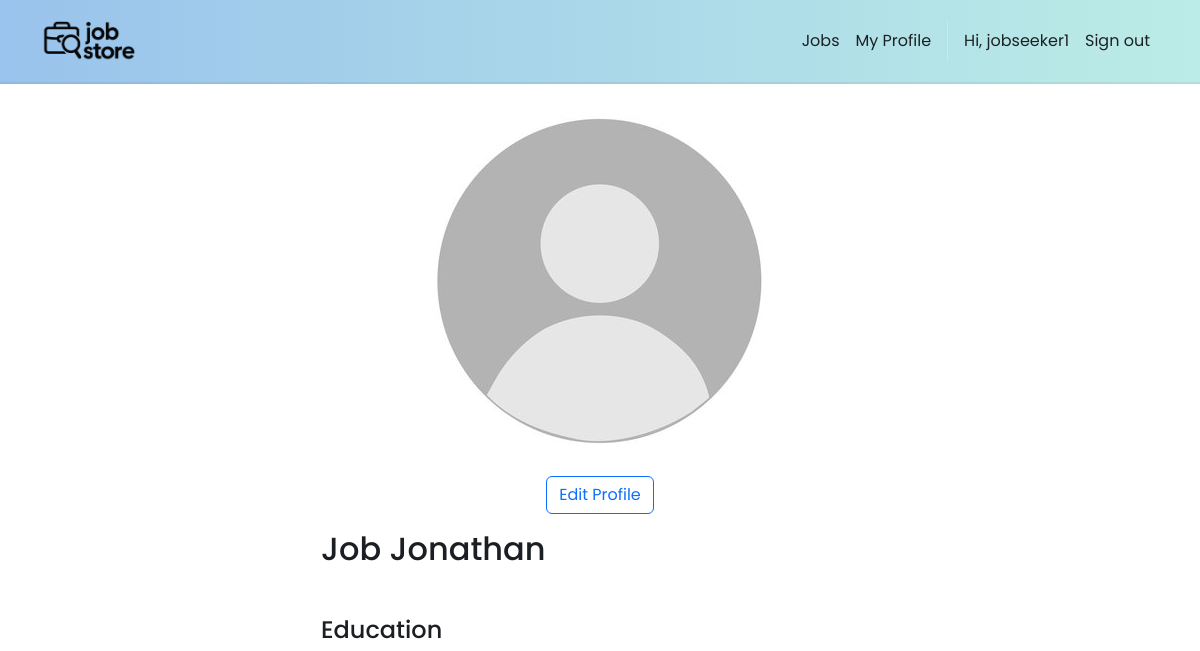
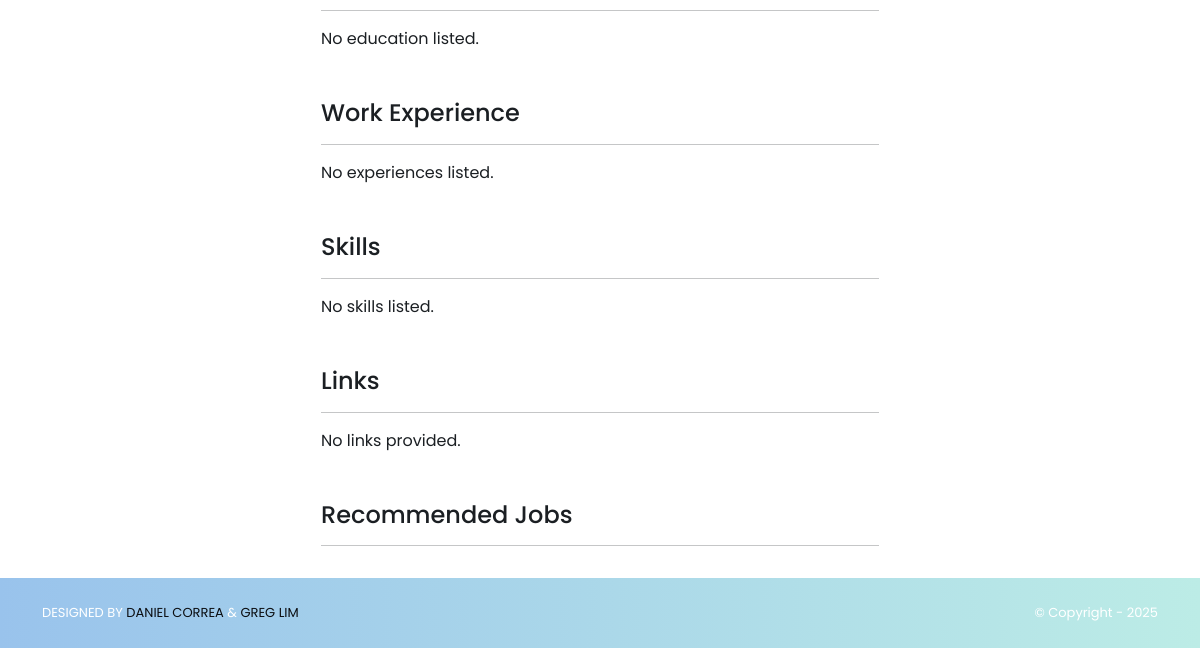
Page /jobSeekers/me/ (signed in) on the earlier database version (2 pictures, top to bottom).
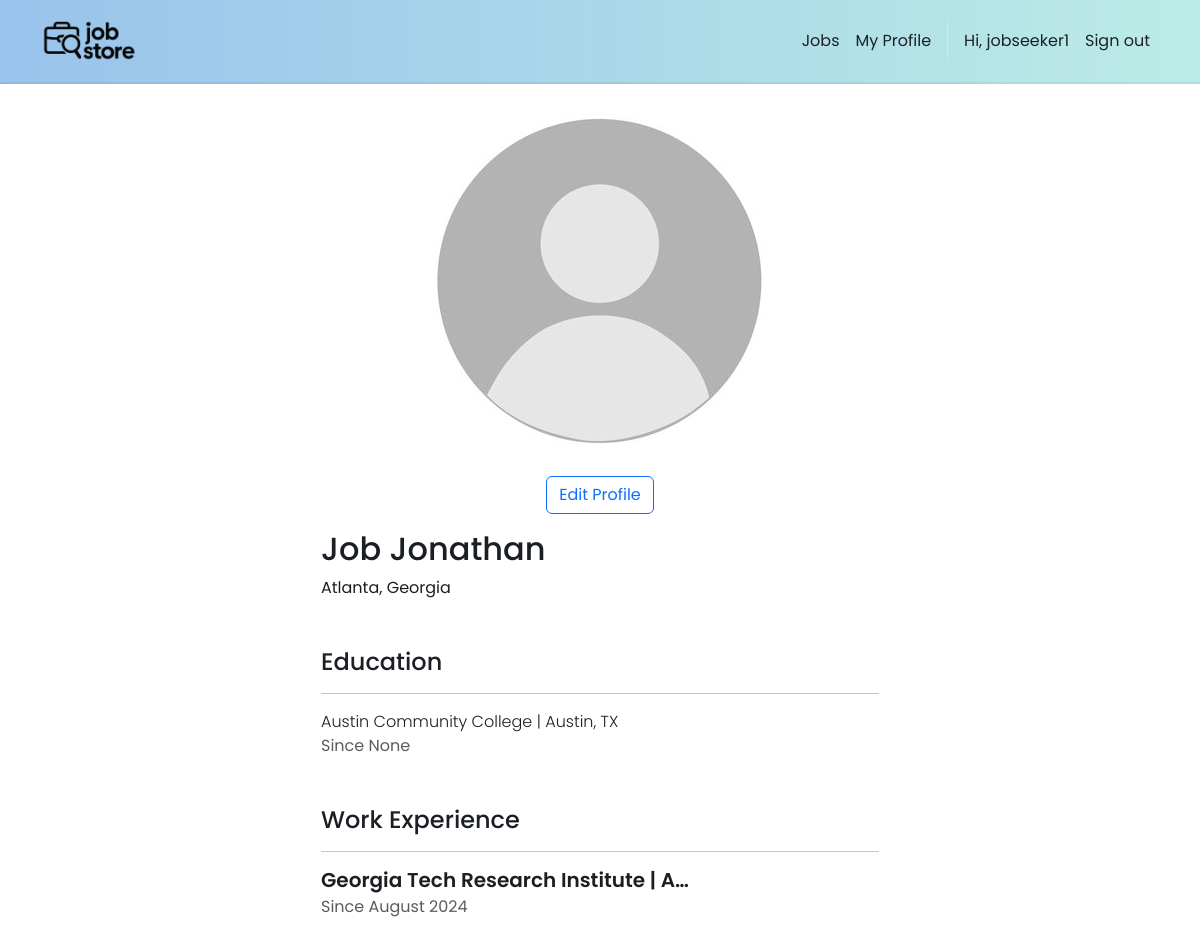
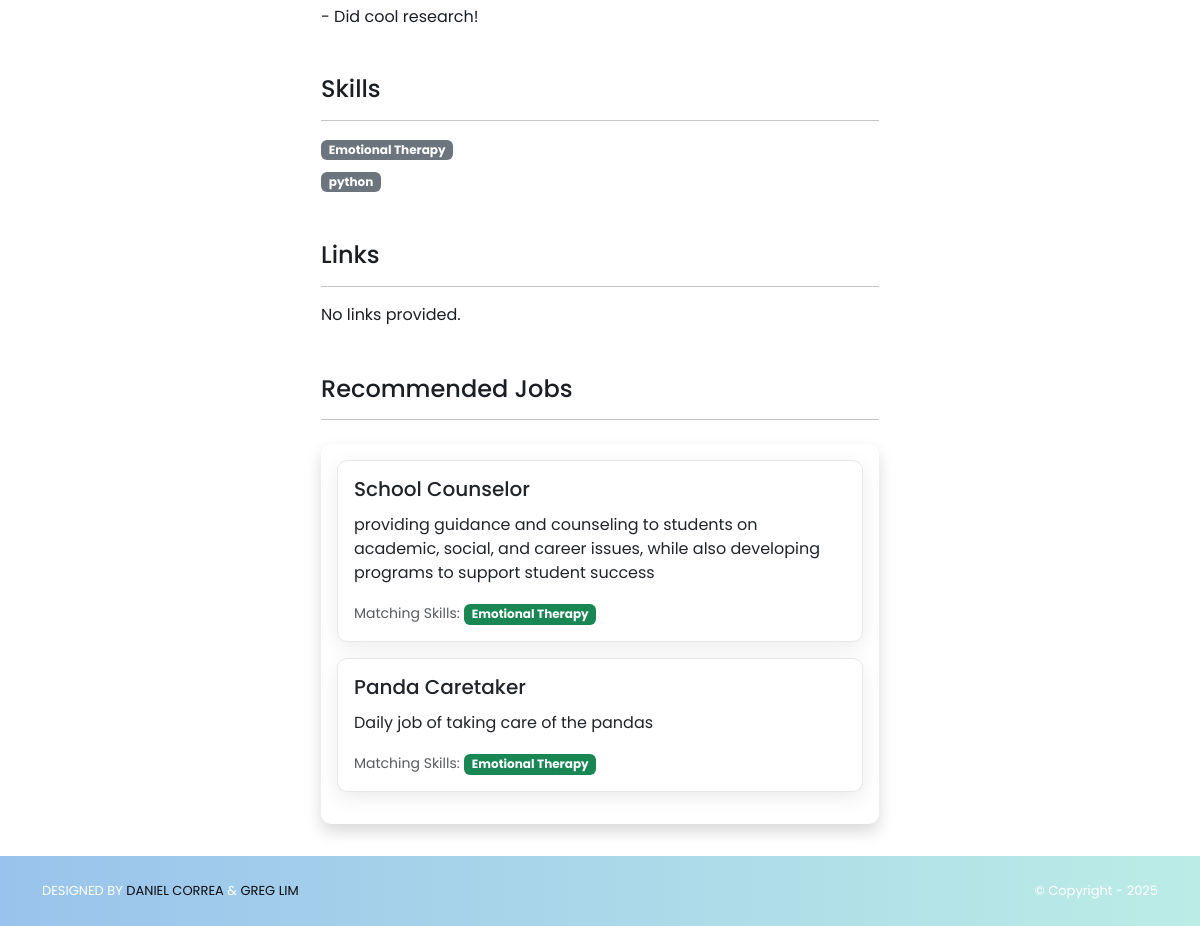
Same page on the later database version (2 pictures, top to bottom).
### jobSeekers/models.py (models this page shows, shortened)
class JobSeeker(models.Model):
    user = models.OneToOneField(
        settings.AUTH_USER_MODEL, on_delete=models.CASCADE, related_name="jobseeker_profile"
    )
    firstName = models.CharField("First Name", max_length=255)
    lastName  = models.CharField("Last Name", max_length=255)
    location  = models.CharField("Location", max_length=255, blank=True)
    image     = models.ImageField("Profile Image", upload_to='jobSeeker_images/', null=True, blank=True)
    years_experience = models.PositiveIntegerField(null=True, blank=True)
    open_to_work = models.BooleanField(default=True)
    desired_salary_min = models.PositiveIntegerField(null=True, blank=True)
    desired_salary_max = models.PositiveIntegerField(null=True, blank=True)
    education = models.ForeignKey("Institution", on_delete=models.PROTECT, related_name="jobSeeker", null=True, blank=True)
    degree    = models.CharField(max_length=255, blank=True)
    startYear = models.IntegerField("Start Year", null=True, blank=True)
    endYear   = models.IntegerField("End Year", null=True, blank=True)
    headline   = models.TextField(blank=True)
    experience = models.ManyToManyField("Experience", related_name="jobSeeker", blank=True)
    skills     = models.ManyToManyField("Skill", related_name="jobSeeker", blank=True)
    links      = models.ManyToManyField("Link", related_name="jobSeeker", blank=True)
    hide_image = models.BooleanField(default=False)
    hide_headline = models.BooleanField(default=False)
    hide_profile = models.BooleanField(default=False)
    hide_location = models.BooleanField(default=False)

class Institution(models.Model):
    name     = models.CharField(max_length=255)
    location = models.CharField(max_length=255, blank=True)

class Experience(models.Model):
    name        = models.CharField("Company", max_length=255)
    location    = models.CharField(max_length=255, blank=True)
    startDate   = models.CharField("Start Date (mm/yyyy)", max_length=7)
    endDate     = models.CharField("End Date (mm/yyyy)", max_length=7, blank=True)
    description = models.TextField(blank=True)

class Skill(models.Model):
    name = models.CharField(max_length=255, unique=True)

### jobs/models.py (models this page shows, shortened)
class Job(models.Model):
    class RemoteType(models.TextChoices):
        ONSITE = "ONSITE", "On-site"
        REMOTE = "REMOTE", "Remote"
        HYBRID = "HYBRID", "Hybrid"
    title = models.CharField(max_length=200, db_index=True)
    description = models.TextField()
    location = models.CharField(max_length=200, db_index=True)
    address = models.CharField(max_length=200, db_index=True)
    remote_type = models.CharField(max_length=6, choices=RemoteType.choices)
    salary_min = models.PositiveIntegerField(null=True, blank=True)
    salary_max = models.PositiveIntegerField(null=True, blank=True)
    visa_sponsorship = models.BooleanField(default=False)
    min_experience = models.PositiveIntegerField(null=True, blank=True)
    skills = models.ManyToManyField(Skill, blank=True, related_name="jobs")
    created_by = models.ForeignKey(
        settings.AUTH_USER_MODEL,
        on_delete=models.CASCADE,
        related_name="jobs",
        limit_choices_to={"role": "RECRUITER"},
    )
    created_at = models.DateTimeField(auto_now_add=True)

### jobSeekers/views.py (the view)
# urls.py: path("me/", views.my_profile, name="jobSeekers.my_profile"),
@login_required
@jobseeker_required
def my_profile(request):
    jobSeeker = get_object_or_404(JobSeeker, user=request.user)  # ✅ safe forward lookup
    jobseeker_skills = jobSeeker.skills.all()
    recommended_jobs = []
    if jobseeker_skills.exists():
        recommended_jobs_qs = Job.objects.filter(
            skills__in=jobseeker_skills
        ).distinct().prefetch_related('skills').order_by('-created_at')[:5]
        for job in recommended_jobs_qs:
            matching_skills = list(set(job.skills.all()) & set(jobseeker_skills))
            job.matching_skills_names = [skill.name for skill in matching_skills]
            recommended_jobs.append(job)
    template_data = {
        "jobSeeker": jobSeeker,
        "name": f"{jobSeeker.firstName} {jobSeeker.lastName}",
        "experiences": jobSeeker.experience.all(),
        "skills": jobSeeker.skills.all(),
        "links": jobSeeker.links.all(),
        "recommended_jobs": recommended_jobs,
    }
    return render(request, "jobSeekers/show.html", {"template_data": template_data})

### accounts/models.py (called while the page is built)
    @property
    def is_recruiter(self) -> bool:
        return self.role == self.Roles.RECRUITER

    @property
    def is_jobseeker(self) -> bool:
        return self.role == self.Roles.JOB_SEEKER

### jobStore/context_processors.py (called while the page is built)
def static_revisions(request):
    base = Path(settings.BASE_DIR)
    logo_path = base / 'jobStore' / 'static' / 'img' / 'logo.png'
    try:
        rev_logo = str(int(os.path.getmtime(logo_path)))
    except Exception:
        rev_logo = '1'
    css_path = base / 'jobStore' / 'static' / 'css' / 'style.css'
    try:
        rev_css = str(int(os.path.getmtime(css_path)))
    except Exception:
        rev_css = '1'
    return {
        'STATIC_REV_LOGO': rev_logo,
        'STATIC_REV_CSS': rev_css,
    }

### jobSeekers/templates/jobSeekers/show.html (shortened to what the changed rows need)
{% extends 'base.html' %}
{% block content %}
{% load static %}
<div class="p-3">
  <div class="container">
    <div class="col-md-6 mx-auto mb-3">
      <div class="mb-3 text-center">
        {% load static %}
        {% if template_data.jobSeeker.image and not template_data.jobSeeker.hide_image %}
          <img src="{{ template_data.jobSeeker.image.url }}" class="d-block mx-auto" style="width:300px;height:300px;border-radius:50%;object-fit:cover;object-position:center;" alt="{{ template_data.name }}">
        {% else %}
          <img src="{% static 'img/default_profile.jpg' %}" class="avatar-big d-block mx-auto" alt="No profile image">
        {% endif %}
        {% if user.is_authenticated and user.is_jobseeker and template_data.jobSeeker.user_id == user.id %}
        <div class="mt-3">
        </div>
        {% endif %}
      </div>
      <h2>{{ template_data.name }}</h2>
      {% if not template_data.jobSeeker.hide_location %}
        <p>{{ template_data.jobSeeker.location }}</p>
      {% endif %}
      <h4 class="mt-5">Education</h4>
      <hr />
      {% if template_data.jobSeeker.education.name %}
        <div class="fw-light">
          {{ template_data.jobSeeker.education.name }} | {{ template_data.jobSeeker.education.location }}
        </div>
        <div class="text-body-secondary">
          {% if template_data.jobSeeker.endYear == None %}
            Since {{ template_data.jobSeeker.startYear }}
          {% else %}
            {{ template_data.jobSeeker.startYear }} - {{ template_data.jobSeeker.endYear }}
          {% endif %}
        </div>
      {% else %}
        No education listed.
      {% endif %}
      <h4 class="mt-5">Work Experience</h4>
      <hr />
      {% for experience in template_data.experiences %}
        <div class="col-md-8 col-12 mb-5">
          <div class="fw-semibold lh-sm fs-5 text-truncate" style="max-width: 500px;">
            {{ experience.name }} | {% if not template_data.jobSeeker.hide_location %} {{ experience.location }} {% endif %}
          </div>
          <div class="text-body-secondary my-1 lh-sm mb-3">
            {% if experience.endDate == "" %}
              Since {{ experience.startDate }}
            {% else %}
              {{ experience.startDate }} - {{ experience.endDate }}
            {% endif %}
          </div>
          <div class="my-1 lh-sm mb-3">
            {{ experience.description }}
          </div>
        </div>
      {% empty %}
        <p>No experiences listed.</p>
      {% endfor %}
      <h4 class="mt-5">Skills</h4>
      <hr />
      {% for skill in template_data.skills %}
        <div class="col-md-8 col-12 mb-2">
          <span class="badge bg-secondary">{{ skill.name }}</span>
        </div>
      {% empty %}
        <p>No skills listed.</p>
      {% endfor %}
      <h4 class="mt-5">Links</h4>
      <hr />
      {% for link in template_data.links %}
        <div class="col-md-8 col-12 mb-2">
          <a href="{{ link.url }}" target="_blank">{{ link.url }}</a>
        </div>
      {% empty %}
        <p>No links provided.</p>
      {% endfor %}
      <h4 class="mt-5">Recommended Jobs</h4>
      <hr />
      {% if template_data.recommended_jobs %}
<div class="card p-3 border-0 shadow mt-4">
    {% for job in template_data.recommended_jobs %}
    <div class="card mb-3">
        <div class="card-body">
            <div class="d-flex justify-content-between">
                <div>
                    <h5 class="card-title">{{ job.title }}</h5>
                </div>
            </div>
            <p class="card-text mt-2">{{ job.description|truncatewords:30 }}</p>
            {% if job.matching_skills_names %}
            <div class="mt-2">
                <small class="text-muted">Matching Skills:</small>
                {% for skill_name in job.matching_skills_names %}
                    <span class="badge bg-success">{{ skill_name }}</span>
                {% endfor %}
            </div>
            {% endif %}
            </div>
            </div>
            {%endfor%}
            </div>
            {% endif %}
    </div>
  </div>
</div>
{% endblock %}

Differences in the rows shown:
now on this page (row edited): JobSeeker: jobSeeker.location "Atlanta, Georgia", jobSeeker.education.name "Austin Community College", jobSeeker.education.location "Austin, TX", jobSeeker.startYear "None"
changed JobSeeker: education_id empty → 1 (drawn)
added Experience: name "Georgia Tech Research Institute", location "A…", startDate "August 2024", description "- Did cool research!"
now on this page (row unchanged): Skill: name "Emotional Therapy", matching_skills_names "Emotional Therapy" "Emotional Therapy"
added Skill: name "python"
now on this page (row unchanged): Job: title "School Counselor", description "providing guidance and counseling to students on academic, social, and career issues, while also developing programs to support student success"
now on this page (row unchanged): Job: title "Panda Caretaker", description "Daily job of taking care of the pandas"
Other differences:
text no longer shown: "No education listed. No experiences listed. No skills listed."
text now shown: "| Since"
